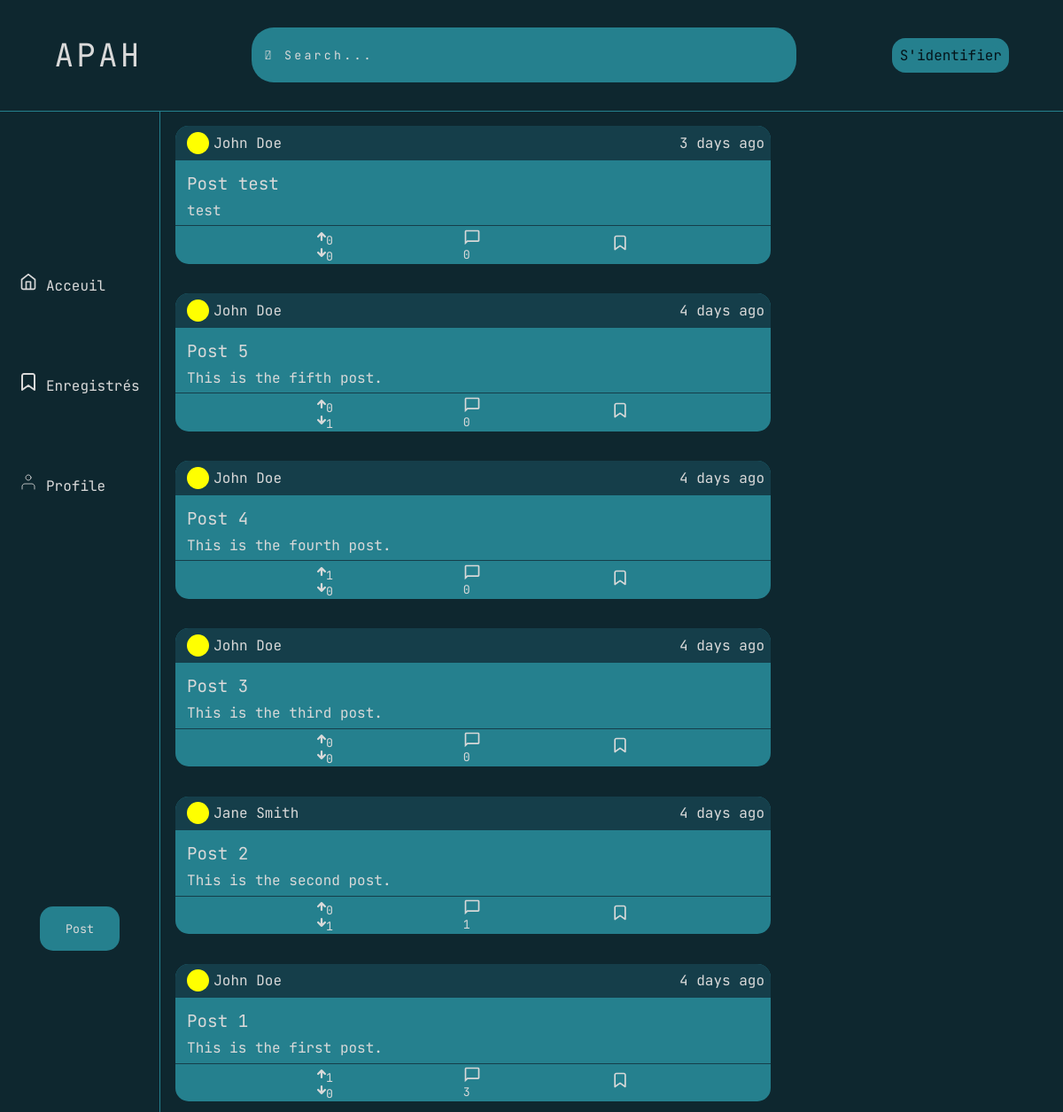
The page / on the database its author committed.
### main/models.py (models this page shows, shortened)
class Post(models.Model):
    id = models.UUIDField( primary_key = True, unique=True,
         default = uuid.uuid4,  editable = False)
    title = models.CharField(max_length=150)
    text = models.CharField(max_length=1500)
    hashtags =models.CharField(max_length=1000,default="")
    Date = models.DateTimeField(default=timezone.now)
    user =  models.ForeignKey(User,on_delete=models.CASCADE)

### MyUser/models.py (models this page shows, shortened)
class User(AbstractBaseUser, PermissionsMixin):
    id = models.UUIDField( primary_key = True, unique=True,
         default = uuid.uuid4,  editable = False)
    email = models.EmailField(blank=True, default='', unique=True)
    fname = models.CharField(max_length=255, blank=True, default='')
    lname =  models.CharField(max_length=255, blank=True, default='')
    phone = models.CharField(max_length=12, blank=True, default='')
    profile_pic = models.ImageField(blank=True,upload_to="ids/")
    is_staff = models.BooleanField(default=False)
    date_joined = models.DateTimeField(default=timezone.now)
    objects = CustomUserManager()
    USERNAME_FIELD = 'email'
    EMAIL_FIELD = 'email'
    REQUIRED_FIELDS = ['phone','fname','lname']
    class Meta:
        verbose_name = 'User'
        verbose_name_plural = 'Users'

### main/views.py (the view)
# urls.py: path("",view=views.home,name="home"),
def home(request):
    posts = Post.objects.all().order_by("-Date")
    posts_data = []
    for post in posts:
        commentc = Comment.objects.filter(post=post).count()
        posts_data.append({
            'post': post,
            'timedelta': human_time_difference(post.Date),
            'likes': Like.objects.filter(post=post).count(),
            'dislikes': Dislike.objects.filter(post=post).count(),
            'commentcount':commentc
        })
    if len(posts_data)==0:
        return render(request, 'index.html', {})
    return render(request, 'index.html', {'posts_data': posts_data})

### main/utils.py (called while the page is built, shortened)
def human_time_difference(from_time:datetime, to_time:datetime|None =None ) -> str:
    if to_time is None:
        to_time = datetime.now(tz=timezone.utc)
    td :timedelta=  to_time - from_time
    if td.days >= 7:
        weeks = td.days // 7
        return f"{weeks} week{'s' if weeks > 1 else ''} ago"
    elif td.days > 0:
        return f"{td.days} day{'s' if td.days > 1 else ''} ago"

### main/templates/index.html (shortened to what this page needs)
{% extends 'base.html' %}
{% load static %}
{% block content %}
{% for post_data in posts_data %}
        <div class="posts-container">
            <div class="post-card">
                <div class="post-info">
                    <div class="post-user">
                        <div class="user-data">
                            <div class="user-avatar"><img src="#" alt=""></div>
                        </div>
                        <p class="user-username">{{post_data.post.user.fname}} {{post_data.post.user.lname}}</p>
                    </div>
                    <div class="post-time">{{post_data.timedelta}}</div>
                </div>
                <a href="{% url 'spost' post_id=post_data.post.pk%}">
                <div class="post-data">
                    <div class="post-title">{{post_data.post.title}}</div>
                    <div class="post-text ">{{post_data.post.text}}</div>
                </div>
                </a>
                <div class="post-interactions">
                    <div class="post-votes">
                        <a href="#">
                            <div class="upvotes">
                                <svg width="10" height="10" viewBox="0 0 18 18" fill="none" xmlns="http://www.w3.org/2000/svg">
                                    <path d="M9 16V2M9 2L2 9M9 2L16 9" stroke="#D9D9D9" stroke-width="4" stroke-linecap="round"
                                        stroke-linejoin="round" />
                                </svg>
                                <sub>{{post_data.likes}}</sub>
                            </div>
                        </a>
                        <a href="#">
                            <div class="downvotes">
                                <svg width="10" height="10" viewBox="0 0 18 18" fill="none" xmlns="http://www.w3.org/2000/svg">
                                    <path d="M9 16V2M9 2L2 9M9 2L16 9" stroke="#D9D9D9" stroke-width="4" stroke-linecap="round"
                                        stroke-linejoin="round" />
                                </svg>
                                <sub>{{post_data.dislikes}}</sub>
                            </div>
                        </a>
                    </div>
                    <a href="#">
                        <div class="post-comments">
                            <sub>{{post_data.commentcount}}</sub>
                        </div>
                    </a>
                    <a href="#">
                        {% if post_data.bookmarked %}
                        <div class="post-bookmark">
                            <svg width="20" height="20" viewBox="0 0 48 48" fill="white" xmlns="http://www.w3.org/2000/svg">
                                <path
                                    d="M38 42L24 32L10 42V10C10 8.93913 10.4214 7.92172 11.1716 7.17157C11.9217 6.42143 12.9391 6 14 6H34C35.0609 6 36.0783 6.42143 36.8284 7.17157C37.5786 7.92172 38 8.93913 38 10V42Z"
                                    stroke="#D9D9D9" stroke-width="4" stroke-linecap="round" stroke-linejoin="round" />
                            </svg>
                        </div>
                        {% else %}
                        <div class="post-bookmark">
                        </div>
                        {% endif %}
                </div>
            </div>
        </div>
        {% empty %}
        nothing
    {% endfor %}
{% endblock %}

### templates/base.html (shortened to what this page needs)
<!DOCTYPE html>
{% load static %}
<html lang="en">
<head>
    <link rel="stylesheet" href="https://cdnjs.cloudflare.com/ajax/libs/font-awesome/4.7.0/css/font-awesome.min.css">
   <link rel="stylesheet" href="{% static 'css/styles.css' %}">
</head>
<body>
    <div class="nav-bar" id="blured">
        <div class="logo"><a href="{% url 'home' %}" class="logo">Apah</a></div>
        <div class="search-bar"><input type="text" name="search-bar" placeholder="&#61442; Search..." class="input"></div>
        {% if user.is_authenticated %}<a href="{% url 'mylogin' %}" class="sign-button"><div class="sign-button"><img src="{{ user.profile_pic.url | default:'/static/images/default_user.png' }}" alt="Profile Picture" height = 50px width = 50px >{{user.fname}}</div></a>
        {% else %}<a href="{% url 'mylogin' %}" class="sign-button"><div class="sign-button">S'identifier</div></a>
        {% endif %}
    </div>
   <div class="main-container" id="blured">
    <div class="side-bar">
        <div class="tab-container">
            <a href="{% url 'home' %}" class="tab home">
                Acceuil
            </a>
            <a href="{% url 'bookmark' %}" class="tab bookmarks">
                Enregistrés
            </a>
            <a href="{% url 'mylogin' %}" class="tab profile">
                Profile
            </a>
        </div>
        <div class="post">
            <button href="{% url 'home' %}" class="post-button" onclick="openForm()">Post</button>
        </div>
    </div>
    <div class="core-page">
        {% block content %}{% endblock %}
    </div>
</body>
</html>

### static/css/styles.css (style rules this page uses)
* { font-family: "JetBrains Mono" , monospace; margin: 0; padding: 0; }
body { background-color: #0E272F; display: flex; flex-direction: column; height: 100vh; }
.nav-bar { border-bottom: 1px solid #25808E; color: #D9D9D9; display: flex; flex-direction: row; width: 100%; align-items: center; justify-content: space-around; height: 10vh; }
.logo { text-transform: uppercase; font-size: 1.5em; letter-spacing: 0.2rem; }
.search-bar { width: 50%; height: 50%; }
.input { width: 100%; height: 100%; border-radius: 25px; background-color: #25808E; border: none; color: #D9D9D9; letter-spacing: 0.2rem; padding-left: 15px; }
::placeholder { color: #D9D9D9; text-size-adjust: bold; }
.sign-button { background-color: #25808E; border-radius: 15px; justify-content: center; padding: 0.7%; color: #04141A; text-decoration: none; }
.main-container { display: flex; flex-direction: row; height: 90vh; width: 100%; }
.side-bar { display: flex; flex-direction: column; gap: 25%; width: 15%; align-items: center; border-right:1px solid #25808E ; justify-content: space-evenly; height: 100%; }
.post { width: 50%; display: flex; align-items: center; }
.post-button { text-align: center; text-decoration: none; height: 100%; width: 100%; background-color: #25808E; border-radius: 15px; height: 50px; color: #D9D9D9; padding: 5%; border: 0; }
.tab-container { display: flex; height: 20vh; flex-direction: column; justify-content: space-between; }
.tab { text-decoration: none; color: #D9D9D9; }
.core-page { color: #D9D9D9; width: 70%; height: 100%; overflow-y: scroll; }
.posts-container { display: flex; flex-direction: column; justify-content: center; width: 100%; }
.post-card { display: flex; flex-direction: column; width: 80%; border-radius:15px; background-color: #25808E; margin: 2%; }
.post-info { background-color: #153E4A; width: 100%; border-radius:15px 15px 0px 0px; display: flex; align-items: center; justify-content: space-between; }
.post-user { display: flex; flex-direction: row; justify-content: flex-start; padding: 1%; padding-left: 2%; gap: 5px; align-items: center; }
.user-avatar { border-radius: 50px; background-color: yellow; width: 25px; height: 25px; }
.post-time { display: flex; flex-direction: row; justify-content: flex-end; padding: 1%; }
.post-interactions { display: flex; flex-direction: row; justify-content: space-evenly; align-items: center; padding-left: 2%; padding-right: 2%; border-top: 1px solid #153E4A; }
.post-data { padding: 1%; }
.post-title { font-size: 1.2rem; padding: 1%; word-wrap: break-word; }
.post-text { white-space: nowrap; overflow: hidden; text-overflow: ellipsis; width: 250px; padding-left: 1%; }
.post-votes { margin-top: 1%; display: flex; flex-direction:column ; }
.post-comments { margin-top: 1%; display: flex; flex-direction:column ; }
.upvotes { display: flex; flex-direction: row; }
.downvotes { display: flex; flex-direction: row; }
.downvotes>svg { rotate: z 180deg; }
a { text-decoration: none; color: #D9D9D9; }

### rows shown on the page
Post: post.user.fname "John", post.user.lname "Doe", timedelta "3 days ago", post "Post test", post.text "test", likes "0", dislikes "0", commentcount "0"
Post: post.user.fname "John", post.user.lname "Doe", timedelta "4 days ago", post "Post 5", post.text "This is the fifth post.", likes "0", dislikes "1", commentcount "0"
Post: post.user.fname "John", post.user.lname "Doe", timedelta "4 days ago", post "Post 4", post.text "This is the fourth post.", likes "1", dislikes "0", commentcount "0"
Post: post.user.fname "John", post.user.lname "Doe", timedelta "4 days ago", post "Post 3", post.text "This is the third post.", likes "0", dislikes "0", commentcount "0"
Post: post.user.fname "Jane", post.user.lname "Smith", timedelta "4 days ago", post "Post 2", post.text "This is the second post.", likes "0", dislikes "1", commentcount "1"
Post: post.user.fname "John", post.user.lname "Doe", timedelta "4 days ago", post "Post 1", post.text "This is the first post.", likes "1", dislikes "0", commentcount "3"
